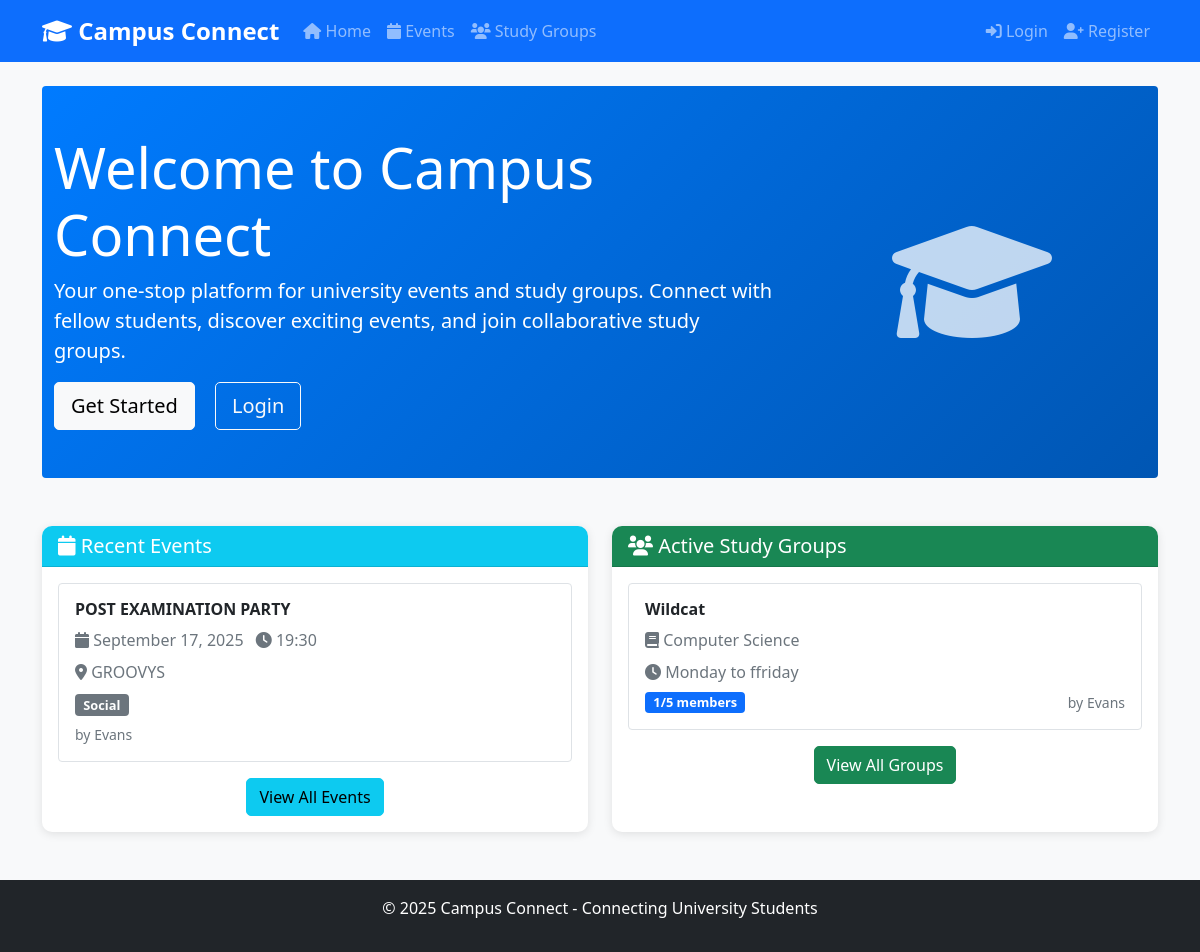
The page / on the database its author committed.
### app.py (models this page shows)
class Event(db.Model):
    id = db.Column(db.Integer, primary_key=True)
    title = db.Column(db.String(200), nullable=False)
    description = db.Column(db.Text, nullable=True)
    date = db.Column(db.Date, nullable=False)
    time = db.Column(db.String(20), nullable=True)
    location = db.Column(db.String(200), nullable=True)
    category = db.Column(db.String(50), nullable=False)  # academic, social, sports, etc.
    creator_id = db.Column(db.Integer, db.ForeignKey('user.id'), nullable=False)
    created_at = db.Column(db.DateTime, default=datetime.utcnow)
    is_active = db.Column(db.Boolean, default=True)

class User(UserMixin, db.Model):
    id = db.Column(db.Integer, primary_key=True)
    username = db.Column(db.String(80), unique=True, nullable=False)
    email = db.Column(db.String(120), unique=True, nullable=False)
    full_name = db.Column(db.String(100), nullable=False)
    course = db.Column(db.String(100), nullable=True)
    year_of_study = db.Column(db.Integer, nullable=True)
    bio = db.Column(db.Text, nullable=True)
    created_at = db.Column(db.DateTime, default=datetime.utcnow)
    events_created = db.relationship('Event', backref='creator', lazy=True)
    study_groups_created = db.relationship('StudyGroup', backref='creator', lazy=True)

class StudyGroup(db.Model):
    id = db.Column(db.Integer, primary_key=True)
    name = db.Column(db.String(200), nullable=False)
    subject = db.Column(db.String(100), nullable=False)
    description = db.Column(db.Text, nullable=True)
    max_members = db.Column(db.Integer, default=10)
    meeting_time = db.Column(db.String(100), nullable=True)
    location = db.Column(db.String(200), nullable=True)
    creator_id = db.Column(db.Integer, db.ForeignKey('user.id'), nullable=False)
    created_at = db.Column(db.DateTime, default=datetime.utcnow)
    is_active = db.Column(db.Boolean, default=True)
    members = db.relationship('User', secondary='study_group_members', backref='study_groups')

### app.py (the view)
@app.route('/')
def index():
    recent_events = Event.query.filter(Event.is_active == True).order_by(Event.date.desc()).limit(5).all()
    active_groups = StudyGroup.query.filter(StudyGroup.is_active == True).limit(5).all()
    return render_template('index.html', events=recent_events, groups=active_groups)

### templates/index.html (shortened to what this page needs)
{% extends "base.html" %}
{% block content %}
<div class="hero-section bg-primary text-white py-5 mb-5 rounded">
    <div class="container">
        <div class="row align-items-center">
            <div class="col-md-8">
                <h1 class="display-4">Welcome to Campus Connect</h1>
                <p class="lead">Your one-stop platform for university events and study groups. Connect with fellow students, discover exciting events, and join collaborative study groups.</p>
                {% if not current_user.is_authenticated %}
                <a href="{{ url_for('register') }}" class="btn btn-light btn-lg me-3">Get Started</a>
                <a href="{{ url_for('login') }}" class="btn btn-outline-light btn-lg">Login</a>
                {% endif %}
            </div>
            <div class="col-md-4 text-center">
                <i class="fas fa-graduation-cap fa-8x opacity-75"></i>
            </div>
        </div>
    </div>
</div>
<div class="row">
    <div class="col-md-6">
        <div class="card h-100">
            <div class="card-header bg-info text-white">
                <h5 class="card-title mb-0">
                    <i class="fas fa-calendar"></i> Recent Events
                </h5>
            </div>
            <div class="card-body">
                {% if events %}
                    {% for event in events %}
                    <div class="event-item mb-3 p-3 border rounded">
                        <h6 class="fw-bold">{{ event.title }}</h6>
                        <p class="text-muted mb-2">
                            <i class="fas fa-calendar"></i> {{ event.date.strftime('%B %d, %Y') }}
                            {% if event.time %}
                                <i class="fas fa-clock ms-2"></i> {{ event.time }}
                            {% endif %}
                        </p>
                        {% if event.location %}
                        <p class="text-muted mb-2">
                            <i class="fas fa-map-marker-alt"></i> {{ event.location }}
                        </p>
                        {% endif %}
                        <span class="badge bg-secondary">{{ event.category.title() }}</span>
                        <small class="text-muted d-block mt-2">by {{ event.creator.full_name }}</small>
                    </div>
                    {% endfor %}
                    <div class="text-center mt-3">
                        <a href="{{ url_for('events') }}" class="btn btn-info">View All Events</a>
                    </div>
                {% else %}
                    <p class="text-muted">No events available yet. Be the first to create one!</p>
                    {% if current_user.is_authenticated %}
                    <a href="{{ url_for('create_event') }}" class="btn btn-primary">Create Event</a>
                    {% endif %}
                {% endif %}
            </div>
        </div>
    </div>
    <div class="col-md-6">
        <div class="card h-100">
            <div class="card-header bg-success text-white">
                <h5 class="card-title mb-0">
                    <i class="fas fa-users"></i> Active Study Groups
                </h5>
            </div>
            <div class="card-body">
                {% if groups %}
                    {% for group in groups %}
                    <div class="group-item mb-3 p-3 border rounded">
                        <h6 class="fw-bold">{{ group.name }}</h6>
                        <p class="text-muted mb-2">
                            <i class="fas fa-book"></i> {{ group.subject }}
                        </p>
                        {% if group.meeting_time %}
                        <p class="text-muted mb-2">
                            <i class="fas fa-clock"></i> {{ group.meeting_time }}
                        </p>
                        {% endif %}
                        <div class="d-flex justify-content-between align-items-center">
                            <span class="badge bg-primary">{{ group.members|length }}/{{ group.max_members }} members</span>
                            <small class="text-muted">by {{ group.creator.full_name }}</small>
                        </div>
                    </div>
                    {% endfor %}
                    <div class="text-center mt-3">
                        <a href="{{ url_for('study_groups') }}" class="btn btn-success">View All Groups</a>
                    </div>
                {% else %}
                    <p class="text-muted">No study groups available yet. Be the first to create one!</p>
                    {% if current_user.is_authenticated %}
                    <a href="{{ url_for('create_study_group') }}" class="btn btn-success">Create Study Group</a>
                    {% endif %}
                {% endif %}
            </div>
        </div>
    </div>
</div>
{% endblock %}

### templates/base.html (shortened to what this page needs)
<!DOCTYPE html>
<html lang="en">
<head>
    <link href="https://cdn.jsdelivr.net/npm/bootstrap@5.1.3/dist/css/bootstrap.min.css" rel="stylesheet">
    <link href="https://cdnjs.cloudflare.com/ajax/libs/font-awesome/6.0.0/css/all.min.css" rel="stylesheet">
    <link href="{{ url_for('static', filename='css/style.css') }}" rel="stylesheet">
</head>
<body>
    <nav class="navbar navbar-expand-lg navbar-dark bg-primary">
        <div class="container">
            <a class="navbar-brand" href="{{ url_for('index') }}">
                <i class="fas fa-graduation-cap"></i> Campus Connect
            </a>
            <div class="collapse navbar-collapse" id="navbarNav">
                <ul class="navbar-nav me-auto">
                    <li class="nav-item">
                        <a class="nav-link" href="{{ url_for('index') }}">
                            <i class="fas fa-home"></i> Home
                        </a>
                    </li>
                    <li class="nav-item">
                        <a class="nav-link" href="{{ url_for('events') }}">
                            <i class="fas fa-calendar"></i> Events
                        </a>
                    </li>
                    <li class="nav-item">
                        <a class="nav-link" href="{{ url_for('study_groups') }}">
                            <i class="fas fa-users"></i> Study Groups
                        </a>
                    </li>
                </ul>
                <ul class="navbar-nav">
                    {% if current_user.is_authenticated %}
                        <li class="nav-item dropdown">
                            <a class="nav-link dropdown-toggle" href="#" id="navbarDropdown" role="button" data-bs-toggle="dropdown">
                                <i class="fas fa-user"></i> {{ current_user.username }}
                            </a>
                            <ul class="dropdown-menu">
                                <li><a class="dropdown-item" href="{{ url_for('create_event') }}">
                                    <i class="fas fa-plus"></i> Create Event
                                </a></li>
                                <li><a class="dropdown-item" href="{{ url_for('create_study_group') }}">
                                    <i class="fas fa-plus"></i> Create Study Group
                                </a></li>
                                <li><hr class="dropdown-divider"></li>
                                <li><a class="dropdown-item" href="{{ url_for('logout') }}">
                                    <i class="fas fa-sign-out-alt"></i> Logout
                                </a></li>
                            </ul>
                        </li>
                    {% else %}
                        <li class="nav-item">
                            <a class="nav-link" href="{{ url_for('login') }}">
                                <i class="fas fa-sign-in-alt"></i> Login
                            </a>
                        </li>
                        <li class="nav-item">
                            <a class="nav-link" href="{{ url_for('register') }}">
                                <i class="fas fa-user-plus"></i> Register
                            </a>
                        </li>
                    {% endif %}
                </ul>
            </div>
        </div>
    </nav>
    <main class="container mt-4">
        {% block content %}{% endblock %}
    </main>
    <footer class="bg-dark text-white text-center py-3 mt-5">
        <div class="container">
            <p>&copy; 2025 Campus Connect - Connecting University Students</p>
        </div>
    </footer>
</body>
</html>

### static/css/style.css (style rules this page uses)
body { background-color: #f8f9fa; }
.hero-section { border-radius: 10px; background: linear-gradient(135deg, #007bff 0%, #0056b3 100%); }
.card { border-radius: 10px; box-shadow: 0 2px 10px rgba(0,0,0,0.1); transition: transform 0.2s; border: none; }
.navbar-brand { font-weight: bold; font-size: 1.5rem; }
.event-item, .group-item { transition: all 0.2s; border: 1px solid #dee2e6 !important; }
.badge { font-size: 0.8em; }
.btn { border-radius: 5px; transition: all 0.2s; }
.card-header { border-radius: 10px 10px 0 0 !important; font-weight: 600; }
footer { margin-top: auto; }
.fade-in { animation: fadeIn 0.5s; }

### rows shown on the page
Event: title "POST EXAMINATION PARTY", date "September 17, 2025", time "19:30", location "GROOVYS", category "Social", creator.full_name "Evans"
StudyGroup: name "Wildcat", subject "Computer Science", meeting_time "Monday to ffriday", members|length "1", max_members "5", creator.full_name "Evans"
